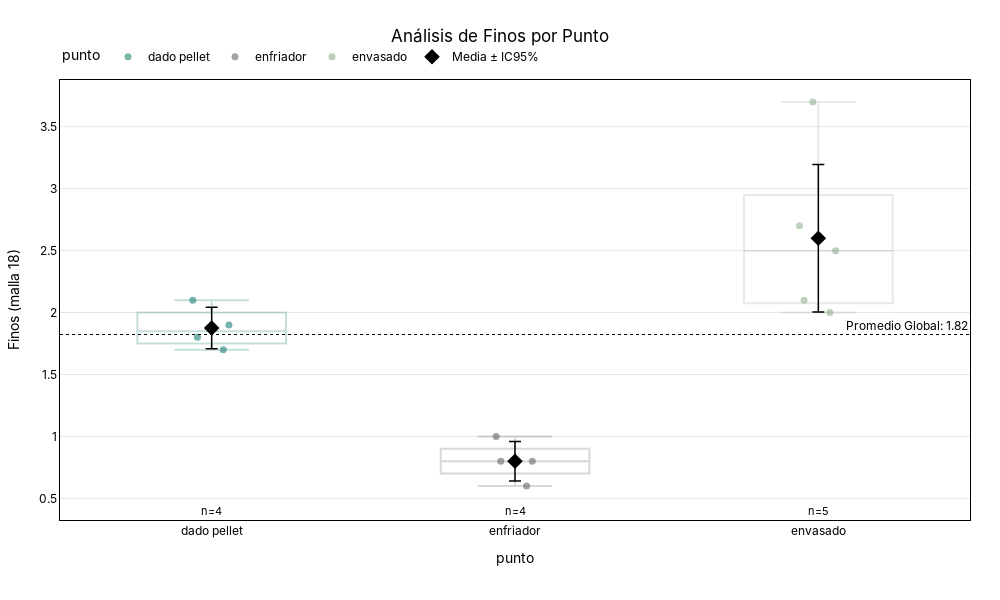

Notebook cell for this chart:
### Code cell
fig = plot_statistical_strip(
    df=con_punto,
    x_col="punto",      
    y_col="Finos (malla 18)",    
    category_order=orden_pasos,
    color_map=config_colores,
    title="Análisis de Finos por Punto",
    y_title="Finos (malla 18)"
)

fig.show()
s3.save_plotly_html(fig_final, "stripplot_finos_18_orden.html")

### Figure 1 — Plotly figure (JSON) as saved in the notebook; plotly's stock layout.template omitted (floating-point values rounded to 4 significant figures)
{"data": [{"alignmentgroup": "True", "boxpoints": "all", "fillcolor": "rgba(255,255,255,0)", "hoveron": "points", "hovertemplate": "<b>Finos (malla 18)</b>: %{y:.2f}<br>punto: %{x}<extra></extra>", "legendgroup": "dado pellet", "line": {"color": "rgba(255,255,255,0)"}, "marker": {"color": "#1C8074", "line": {"width": 0}, "opacity": 0.6, "size": 7}, "name": "dado pellet", "offsetgroup": "dado pellet", "orientation": "v", "pointpos": 0, "showlegend": true, "type": "box", "x": ["dado pellet", "dado pellet", "dado pellet", "dado pellet"], "x0": " ", "xaxis": "x", "y": [1.8, 1.7, 2.1, 1.9], "y0": " ", "yaxis": "y"}, {"alignmentgroup": "True", "boxpoints": "all", "fillcolor": "rgba(255,255,255,0)", "hoveron": "points", "hovertemplate": "<b>Finos (malla 18)</b>: %{y:.2f}<br>punto: %{x}<extra></extra>", "legendgroup": "enfriador", "line": {"color": "rgba(255,255,255,0)"}, "marker": {"color": "#666666", "line": {"width": 0}, "opacity": 0.6, "size": 7}, "name": "enfriador", "offsetgroup": "enfriador", "orientation": "v", "pointpos": 0, "showlegend": true, "type": "box", "x": ["enfriador", "enfriador", "enfriador", "enfriador"], "x0": " ", "xaxis": "x", "y": [1, 0.6, 0.8, 0.8], "y0": " ", "yaxis": "y"}, {"alignmentgroup": "True", "boxpoints": "all", "fillcolor": "rgba(255,255,255,0)", "hoveron": "points", "hovertemplate": "<b>Finos (malla 18)</b>: %{y:.2f}<br>punto: %{x}<extra></extra>", "legendgroup": "envasado", "line": {"color": "rgba(255,255,255,0)"}, "marker": {"color": "#94AF92", "line": {"width": 0}, "opacity": 0.6, "size": 7}, "name": "envasado", "offsetgroup": "envasado", "orientation": "v", "pointpos": 0, "showlegend": true, "type": "box", "x": ["envasado", "envasado", "envasado", "envasado", "envasado"], "x0": " ", "xaxis": "x", "y": [2.7, 2, 2.5, 2.1, 3.7], "y0": " ", "yaxis": "y"}, {"boxmean": false, "fillcolor": "rgba(0,0,0,0)", "hoverinfo": "skip", "line": {"color": "#1C8074"}, "marker": {"color": "#1C8074"}, "name": "dado pellet (IQR)", "opacity": 0.25, "showlegend": false, "type": "box", "x": ["dado pellet", "dado pellet", "dado pellet", "dado pellet"], "y": [1.8, 1.7, 2.1, 1.9]}, {"boxmean": false, "fillcolor": "rgba(0,0,0,0)", "hoverinfo": "skip", "line": {"color": "#666666"}, "marker": {"color": "#666666"}, "name": "enfriador (IQR)", "opacity": 0.25, "showlegend": false, "type": "box", "x": ["enfriador", "enfriador", "enfriador", "enfriador"], "y": [1, 0.6, 0.8, 0.8]}, {"boxmean": false, "fillcolor": "rgba(0,0,0,0)", "hoverinfo": "skip", "line": {"color": "#94AF92"}, "marker": {"color": "#94AF92"}, "name": "envasado (IQR)", "opacity": 0.25, "showlegend": false, "type": "box", "x": ["envasado", "envasado", "envasado", "envasado", "envasado"], "y": [2.7, 2, 2.5, 2.1, 3.7]}, {"customdata": [0.1674, 0.16, 0.5945], "error_y": {"array": [0.1674, 0.16, 0.5945], "color": "black", "thickness": 1.5, "type": "data", "width": 6}, "hovertemplate": "<b>Media</b>: %{y:.2f}<br>IC95%: ±%{customdata:.2f}<extra></extra>", "marker": {"color": "black", "size": 12, "symbol": "diamond"}, "mode": "markers", "name": "Media ± IC95%", "showlegend": true, "type": "scatter", "x": ["dado pellet", "enfriador", "envasado"], "y": [1.875, 0.8, 2.6]}], "layout": {"annotations": [{"font": {"color": "black"}, "showarrow": false, "text": "Promedio Global: 1.82", "x": 1, "xanchor": "right", "xref": "x domain", "y": 1.823, "yanchor": "bottom", "yref": "y"}, {"font": {"color": "black", "size": 11}, "showarrow": false, "text": "n=4", "x": "dado pellet", "y": 0.6, "yshift": -25}, {"font": {"color": "black", "size": 11}, "showarrow": false, "text": "n=4", "x": "enfriador", "y": 0.6, "yshift": -25}, {"font": {"color": "black", "size": 11}, "showarrow": false, "text": "n=5", "x": "envasado", "y": 0.6, "yshift": -25}], "boxmode": "overlay", "font": {"color": "black", "family": "Inter, Arial, sans-serif"}, "height": 600, "legend": {"orientation": "h", "title": {"text": "punto"}, "tracegroupgap": 0, "x": 0, "xanchor": "left", "y": 1.02, "yanchor": "bottom"}, "margin": {"b": 80, "l": 60, "r": 30, "t": 80}, "paper_bgcolor": "rgba(0,0,0,0)", "plot_bgcolor": "rgba(0,0,0,0)", "shapes": [{"line": {"color": "black", "dash": "dot", "width": 1}, "type": "line", "x0": 0, "x1": 1, "xref": "x domain", "y0": 1.823, "y1": 1.823, "yref": "y"}], "title": {"text": "Análisis de Finos por Punto", "x": 0.5, "xanchor": "center", "y": 0.95, "yanchor": "top"}, "width": 1000, "xaxis": {"anchor": "y", "categoryarray": ["dado pellet", "enfriador", "envasado"], "categoryorder": "array", "domain": [0, 1], "linecolor": "black", "mirror": true, "showline": true, "title": {"text": "punto"}}, "yaxis": {"anchor": "x", "domain": [0, 1], "gridcolor": "rgba(0,0,0,0.1)", "linecolor": "black", "mirror": true, "showline": true, "title": {"text": "Finos (malla 18)"}}}}
